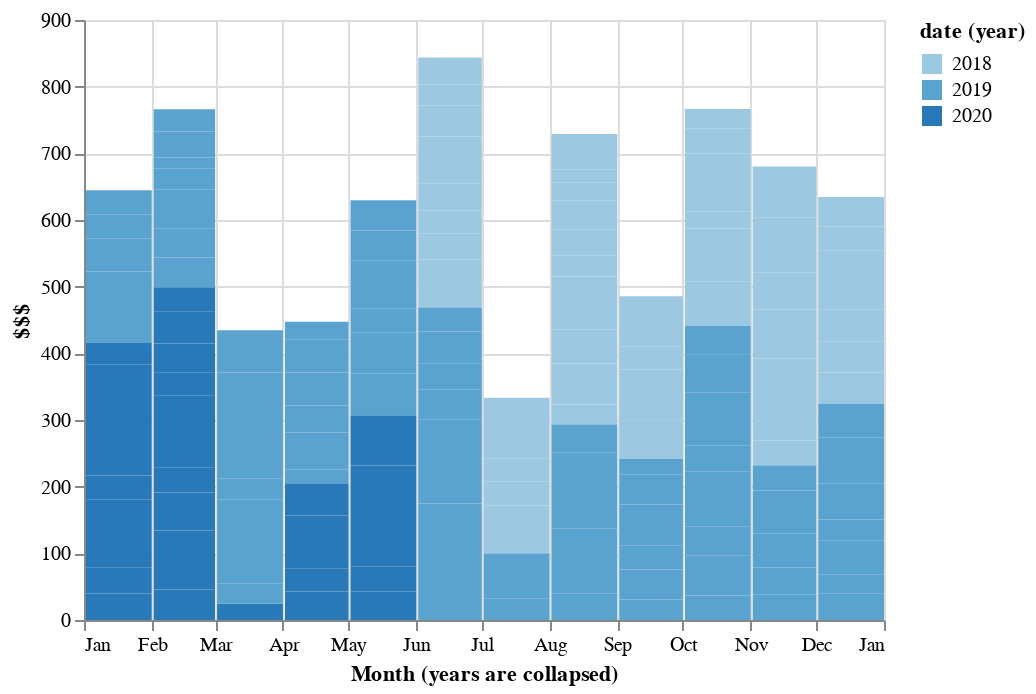

The notebook cell this image was saved under:
### Code cell
#### ==== behavior per month? #####

alt.Chart(o_df).mark_bar().encode(
    x = alt.X('month(date)',axis=alt.Axis(title='Month (years are collapsed)')),
    y = alt.Y('bill',axis=alt.Axis(title='$$$')),
    shape='year(date):O',
    color='year(date):O',
    tooltip=('restaurant','mean(bill)','date','items')
).transform_bin(
    'binned_count', field='date'
).interactive()

### Figure 1 — Vega-Lite specification as saved in the notebook (floating-point values rounded to 4 significant figures; data arrays with more than 128 entries replaced by an {"elided": "..."} marker saying what was removed)
{"config": {"view": {"continuousWidth": 400, "continuousHeight": 300}}, "data": {"name": "data-a0c35d5308fe46d69bbc301be58eae02"}, "mark": "bar", "encoding": {"color": {"type": "ordinal", "field": "date", "timeUnit": "year"}, "shape": {"type": "ordinal", "field": "date", "timeUnit": "year"}, "tooltip": [{"type": "nominal", "field": "restaurant"}, {"type": "quantitative", "aggregate": "mean", "field": "bill"}, {"type": "temporal", "field": "date"}, {"type": "nominal", "field": "items"}], "x": {"type": "temporal", "axis": {"title": "Month (years are collapsed)"}, "field": "date", "timeUnit": "month"}, "y": {"type": "quantitative", "axis": {"title": "$$$"}, "field": "bill"}}, "selection": {"selector002": {"type": "interval", "bind": "scales", "encodings": ["x", "y"]}}, "transform": [{"bin": true, "field": "date", "as": "binned_count"}], "$schema": "https://vega.github.io/schema/vega-lite/v4.8.1.json", "datasets": {"data-a0c35d5308fe46d69bbc301be58eae02": {"elided": "182 records"}}}
